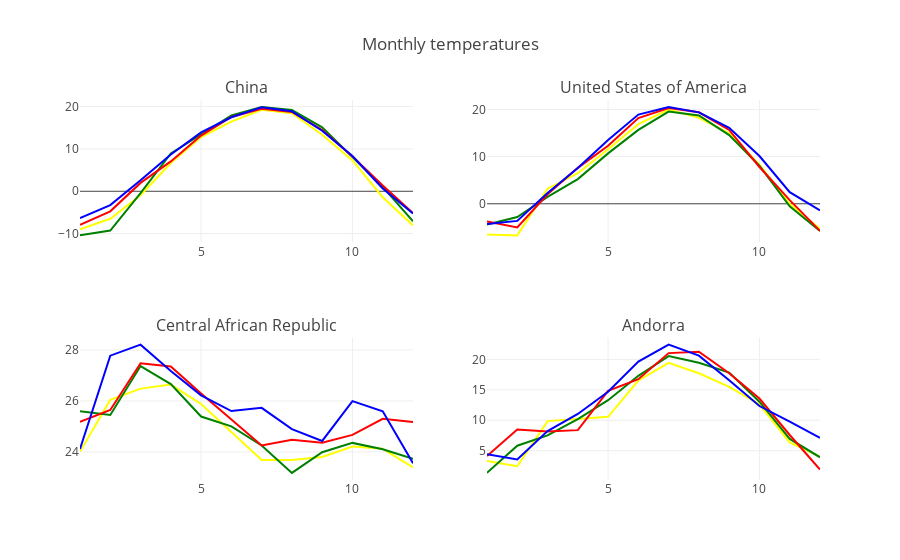

The notebook cell saved with this chart:
### Code cell
Years_to_plot = [1910, 1945, 1990, 2015]
trace_dict={}
#colors = ['rgba(67,670,290,15)', 'rgba(200,110,115,1)', 'rgb(205, 12, 24)', 'rgb(22, 96, 167)']
colors = ['yellow', 'green', 'red', 'blue']


for country in countries:
    table=countries_dict[country]    
    x_data = table['Month'].values.tolist()
    
    
    trace = []
    for index,year in enumerate(Years_to_plot):
        trace.append(go.Scatter(
            x=x_data,
            y=table[year].values.tolist(),
            name = year,
            mode = 'lines',
           line=dict(color=colors[index])
        )
    )
    trace_dict[country] = trace 

    layout = go.Layout(
       xaxis=dict(
           showline=True
       )
    )  
fig = tools.make_subplots(rows=2, cols=2, subplot_titles = ('China', 'United States of America', 'Central African Republic', 'Andorra' ) )

for i in np.arange(len(trace_dict['china'])):
    fig.append_trace(trace_dict['china'][i], 1, 1)
for i in np.arange(len(trace_dict['usa'])):
    fig.append_trace(trace_dict['usa'][i], 1, 2)   
for i in np.arange(len(trace_dict['caf'])):
    fig.append_trace(trace_dict['caf'][i], 2, 1)   
for i in np.arange(len(trace_dict['caf'])):
    fig.append_trace(trace_dict['andorra'][i], 2, 2)   

fig['layout'].update(showlegend=False, title='Monthly temperatures')

plotly.offline.iplot(fig, filename='make-subplots-multiple-with-titles')

### Figure 1 — Plotly figure (JSON) as saved in the notebook; plotly's stock layout.template omitted (floating-point values rounded to 4 significant figures)
{"data": [{"line": {"color": "yellow"}, "mode": "lines", "name": 1910, "type": "scatter", "x": [1, 2, 3, 4, 5, 6, 7, 8, 9, 10, 11, 12], "xaxis": "x1", "y": [-9.005, -6.498, -0.9292, 6.682, 12.82, 16.45, 19.22, 18.44, 13.35, 7.275, -1.41, -8.063], "yaxis": "y1"}, {"line": {"color": "green"}, "mode": "lines", "name": 1945, "type": "scatter", "x": [1, 2, 3, 4, 5, 6, 7, 8, 9, 10, 11, 12], "xaxis": "x1", "y": [-10.42, -9.291, -0.4578, 8.947, 13.41, 17.9, 19.87, 19.21, 15.09, 8.069, 1.048, -7.074], "yaxis": "y1"}, {"line": {"color": "red"}, "mode": "lines", "name": 1990, "type": "scatter", "x": [1, 2, 3, 4, 5, 6, 7, 8, 9, 10, 11, 12], "xaxis": "x1", "y": [-7.91, -4.737, 1.976, 7.056, 13.15, 17.56, 19.49, 18.74, 14.44, 8.241, 1.345, -5.156], "yaxis": "y1"}, {"line": {"color": "blue"}, "mode": "lines", "name": 2015, "type": "scatter", "x": [1, 2, 3, 4, 5, 6, 7, 8, 9, 10, 11, 12], "xaxis": "x1", "y": [-6.324, -3.272, 2.58, 8.701, 13.91, 17.48, 19.81, 18.88, 14.3, 8.315, 0.6714, -5.239], "yaxis": "y1"}, {"line": {"color": "yellow"}, "mode": "lines", "name": 1910, "type": "scatter", "x": [1, 2, 3, 4, 5, 6, 7, 8, 9, 10, 11, 12], "xaxis": "x2", "y": [-6.517, -6.695, 3.196, 6.474, 11.57, 16.87, 19.95, 18.23, 14.91, 8.298, -0.0427, -5.302], "yaxis": "y2"}, {"line": {"color": "green"}, "mode": "lines", "name": 1945, "type": "scatter", "x": [1, 2, 3, 4, 5, 6, 7, 8, 9, 10, 11, 12], "xaxis": "x2", "y": [-4.372, -2.804, 1.471, 5.236, 10.68, 15.66, 19.53, 18.72, 14.56, 8.074, -0.5315, -5.779], "yaxis": "y2"}, {"line": {"color": "red"}, "mode": "lines", "name": 1990, "type": "scatter", "x": [1, 2, 3, 4, 5, 6, 7, 8, 9, 10, 11, 12], "xaxis": "x2", "y": [-3.765, -5.033, 2.017, 7.614, 12.31, 18.16, 20.3, 19.39, 15.65, 7.8, 0.7701, -5.748], "yaxis": "y2"}, {"line": {"color": "blue"}, "mode": "lines", "name": 2015, "type": "scatter", "x": [1, 2, 3, 4, 5, 6, 7, 8, 9, 10, 11, 12], "xaxis": "x2", "y": [-4.271, -3.623, 2.277, 7.579, 13.53, 18.91, 20.48, 19.38, 16.1, 10.12, 2.452, -1.425], "yaxis": "y2"}, {"line": {"color": "yellow"}, "mode": "lines", "name": 1910, "type": "scatter", "x": [1, 2, 3, 4, 5, 6, 7, 8, 9, 10, 11, 12], "xaxis": "x3", "y": [24.01, 26.04, 26.48, 26.64, 25.88, 24.79, 23.69, 23.68, 23.8, 24.21, 24.12, 23.4], "yaxis": "y3"}, {"line": {"color": "green"}, "mode": "lines", "name": 1945, "type": "scatter", "x": [1, 2, 3, 4, 5, 6, 7, 8, 9, 10, 11, 12], "xaxis": "x3", "y": [25.6, 25.45, 27.37, 26.66, 25.39, 25.01, 24.25, 23.18, 23.99, 24.35, 24.11, 23.73], "yaxis": "y3"}, {"line": {"color": "red"}, "mode": "lines", "name": 1990, "type": "scatter", "x": [1, 2, 3, 4, 5, 6, 7, 8, 9, 10, 11, 12], "xaxis": "x3", "y": [25.18, 25.64, 27.48, 27.35, 26.3, 25.26, 24.26, 24.47, 24.36, 24.67, 25.3, 25.17], "yaxis": "y3"}, {"line": {"color": "blue"}, "mode": "lines", "name": 2015, "type": "scatter", "x": [1, 2, 3, 4, 5, 6, 7, 8, 9, 10, 11, 12], "xaxis": "x3", "y": [24.12, 27.78, 28.21, 27.17, 26.22, 25.61, 25.73, 24.9, 24.43, 25.99, 25.59, 23.56], "yaxis": "y3"}, {"line": {"color": "yellow"}, "mode": "lines", "name": 1910, "type": "scatter", "x": [1, 2, 3, 4, 5, 6, 7, 8, 9, 10, 11, 12], "xaxis": "x4", "y": [3.296, 2.437, 9.855, 10.18, 10.56, 16.52, 19.42, 17.71, 15.47, 12.62, 6.343, 4.039], "yaxis": "y4"}, {"line": {"color": "green"}, "mode": "lines", "name": 1945, "type": "scatter", "x": [1, 2, 3, 4, 5, 6, 7, 8, 9, 10, 11, 12], "xaxis": "x4", "y": [1.348, 5.816, 7.51, 10.18, 13.3, 17.29, 20.54, 19.44, 17.82, 13.04, 6.93, 3.911], "yaxis": "y4"}, {"line": {"color": "red"}, "mode": "lines", "name": 1990, "type": "scatter", "x": [1, 2, 3, 4, 5, 6, 7, 8, 9, 10, 11, 12], "xaxis": "x4", "y": [4.122, 8.49, 8.157, 8.37, 14.83, 16.75, 21.03, 21.26, 17.73, 13.57, 7.574, 1.884], "yaxis": "y4"}, {"line": {"color": "blue"}, "mode": "lines", "name": 2015, "type": "scatter", "x": [1, 2, 3, 4, 5, 6, 7, 8, 9, 10, 11, 12], "xaxis": "x4", "y": [4.404, 3.539, 8.207, 11.03, 14.67, 19.63, 22.42, 20.62, 16.57, 12.33, 9.757, 7.081], "yaxis": "y4"}], "layout": {"annotations": [{"font": {"size": 16}, "showarrow": false, "text": "China", "x": 0.225, "xanchor": "center", "xref": "paper", "y": 1, "yanchor": "bottom", "yref": "paper"}, {"font": {"size": 16}, "showarrow": false, "text": "United States of America", "x": 0.775, "xanchor": "center", "xref": "paper", "y": 1, "yanchor": "bottom", "yref": "paper"}, {"font": {"size": 16}, "showarrow": false, "text": "Central African Republic", "x": 0.225, "xanchor": "center", "xref": "paper", "y": 0.375, "yanchor": "bottom", "yref": "paper"}, {"font": {"size": 16}, "showarrow": false, "text": "Andorra", "x": 0.775, "xanchor": "center", "xref": "paper", "y": 0.375, "yanchor": "bottom", "yref": "paper"}], "showlegend": false, "title": "Monthly temperatures", "xaxis1": {"anchor": "y1", "domain": [0, 0.45]}, "xaxis2": {"anchor": "y2", "domain": [0.55, 1]}, "xaxis3": {"anchor": "y3", "domain": [0, 0.45]}, "xaxis4": {"anchor": "y4", "domain": [0.55, 1]}, "yaxis1": {"anchor": "x1", "domain": [0.625, 1]}, "yaxis2": {"anchor": "x2", "domain": [0.625, 1]}, "yaxis3": {"anchor": "x3", "domain": [0, 0.375]}, "yaxis4": {"anchor": "x4", "domain": [0, 0.375]}}}
